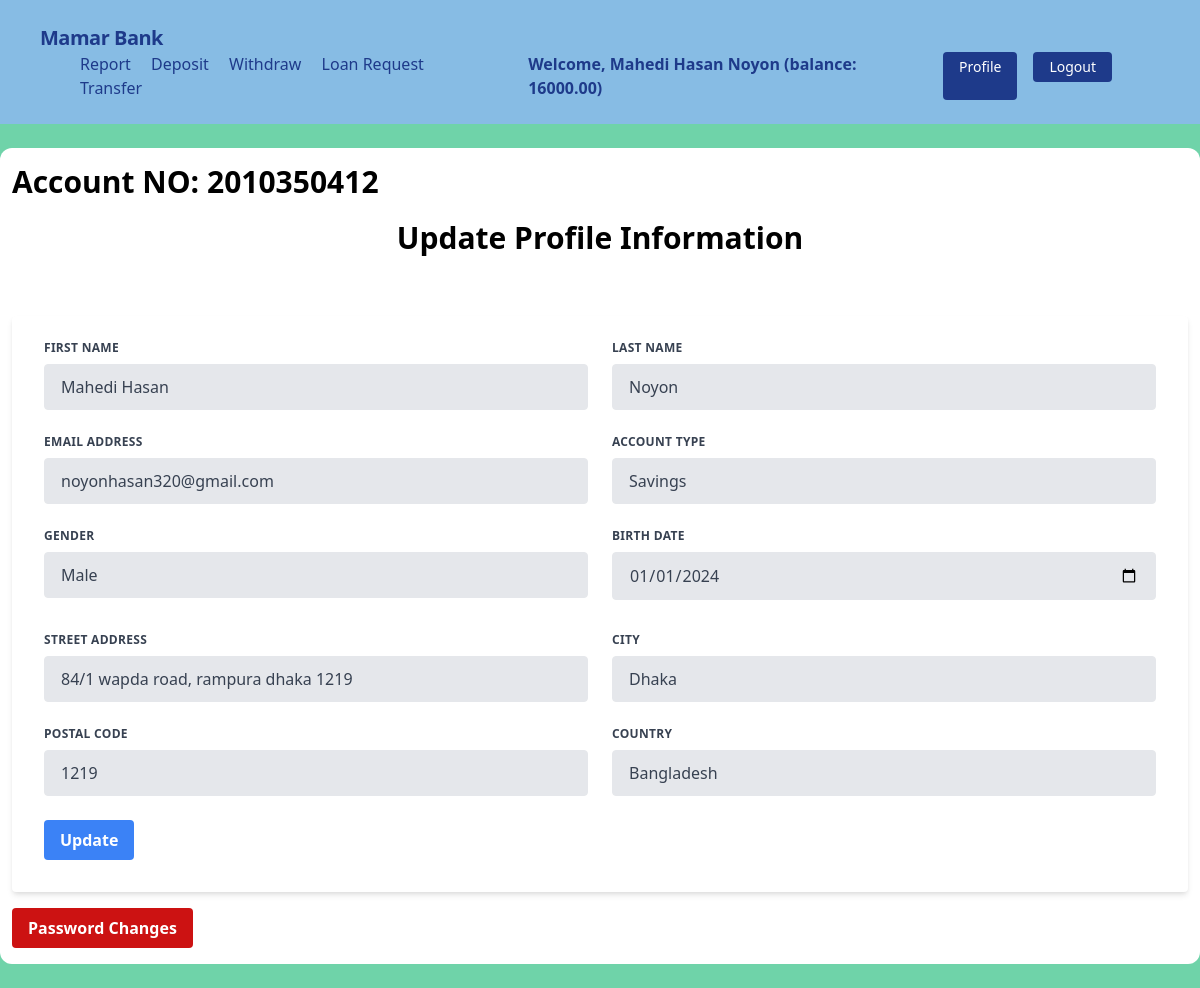
The page /accounts/profile/ (signed in) on the database its author committed.
### accounts/models.py (models this page shows, shortened)
class UserBankAccount(models.Model):
        user = models.OneToOneField(User,related_name='account',on_delete=models.CASCADE)
        account_type=models.CharField(max_length=50,choices=Account_type)
        account_No=models.IntegerField(unique=True)
        birth_date=models.DateField(null=True,blank=True)
        gender=models.CharField(max_length=50,choices=Gender_type)
        initial_deposit_date=models.DateField(auto_now_add=True)
        balance=models.DecimalField(default=0,max_digits=12,decimal_places=2)

class UserAddress(models.Model):
        user=models.OneToOneField(User,related_name='address',on_delete=models.CASCADE)
        street_address=models.CharField(max_length=100)
        city=models.CharField(max_length=100)
        postal_code=models.IntegerField()
        country=models.CharField(max_length=100)

### accounts/views.py (the view, shortened to what this page needs)
# urls.py: path('profile/',views.UserBankAccountUpdateView.as_view(),name='profile'),
class UserBankAccountUpdateView(LoginRequiredMixin,View):
    template_name = 'accounts/profile.html'
    def get(self, request):
        form = UserUpdateFrom(instance=request.user)
        return render(request, self.template_name, {'form': form})

### accounts/templates/accounts/profile.html (shortened to what this page needs)
{% extends 'base.html' %} {% load static %} {% block head_title %}Banking System{% endblock %} {% block content %}
<div class="bg-white px-3 py-4 rounded-xl my-6 " >
    <h4 class="font-bold text-3xl text-left pb-5">Account NO: {{request.user.account.account_No}}</h4>
    <h1 class="font-bold text-3xl text-center pb-5">Update Profile Information</h1>
    <div class="w-full mt-10">
        <form method="post" class="bg-white shadow-md rounded px-8 pt-6 pb-8 mb-4">
            <div class="flex flex-wrap -mx-3 mb-6">
                <div class="w-full md:w-1/2 px-3 mb-6 md:mb-0">
                    <label class="block uppercase tracking-wide text-gray-700 text-xs font-bold mb-2" for="{{ form.first_name.id_for_label }}">
                        {{ form.first_name.label }}
                    </label> {{ form.first_name }}
                </div>
                <div class="w-full md:w-1/2 px-3">
                    <label class="block uppercase tracking-wide text-gray-700 text-xs font-bold mb-2" for="{{ form.last_name.id_for_label }}">
                        {{ form.last_name.label }}
                    </label> {{ form.last_name }}
                </div>
            </div>
            <div class="flex flex-wrap -mx-3 mb-6">
                <div class="w-full md:w-1/2 px-3 mb-6 md:mb-0">
                    <label class="block uppercase tracking-wide text-gray-700 text-xs font-bold mb-2" for="{{ form.email.id_for_label }}">
                        {{ form.email.label }}
                    </label> {{ form.email }}
                </div>
                <div class="w-full md:w-1/2 px-3 mb-6 md:mb-0">
                    <label class="block uppercase tracking-wide text-gray-700 text-xs font-bold mb-2" for="{{ form.account_type.id_for_label }}">
                        {{ form.account_type.label }}
                    </label> {{ form.account_type }}
                </div>
            </div>
            <div class="flex flex-wrap -mx-3 mb-6">
                <div class="w-full md:w-1/2 px-3 mb-6 md:mb-0">
                    <label class="block uppercase tracking-wide text-gray-700 text-xs font-bold mb-2" for="{{ form.gender.id_for_label }}">
                        {{ form.gender.label }}
                    </label> {{ form.gender }}
                </div>
                <div class="w-full md:w-1/2 px-3 mb-6 md:mb-0">
                    <label class="block uppercase tracking-wide text-gray-700 text-xs font-bold mb-2" for="{{ form.birth_date.id_for_label }}">
                        {{ form.birth_date.label }}
                    </label> {{ form.birth_date }}
                </div>
            </div>
            <div class="flex flex-wrap -mx-3">
                <div class="w-full md:w-1/2 px-3 mb-6 md:mb-0">
                </div>
                <div class="w-full md:w-1/2 px-3 mb-6 md:mb-0">
                </div>
            </div>
            <div class="flex flex-wrap -mx-3 mb-6">
                <div class="w-full md:w-1/2 px-3 mb-6 md:mb-0">
                    <label class="block uppercase tracking-wide text-gray-700 text-xs font-bold mb-2" for="{{ form.street_address.id_for_label }}">
                        {{ form.street_address.label }}
                    </label> {{ form.street_address }}
                </div>
                <div class="w-full md:w-1/2 px-3">
                    <label class="block uppercase tracking-wide text-gray-700 text-xs font-bold mb-2" for="{{ form.city.id_for_label }}">
                        {{ form.city.label }}
                    </label> {{ form.city }}
                </div>
            </div>
            <div class="flex flex-wrap -mx-3 mb-6">
                <div class="w-full md:w-1/2 px-3 mb-6 md:mb-0">
                    <label class="block uppercase tracking-wide text-gray-700 text-xs font-bold mb-2" for="{{ form.postal_code.id_for_label }}">
                        {{ form.postal_code.label }}
                    </label> {{ form.postal_code }}
                </div>
                <div class="w-full md:w-1/2 px-3">
                    <label class="block uppercase tracking-wide text-gray-700 text-xs font-bold mb-2" for="{{ form.country.id_for_label }}">
                        {{ form.country.label }}
                    </label> {{ form.country }}
                </div>
            </div>
            <div class="flex items-center justify-between">
                <button class="bg-blue-500 hover:bg-blue-700 text-white font-bold py-2 px-4 rounded focus:outline-none focus:shadow-outline" type="submit">
                    Update
                </button>
            </div>
            </div>
        <div class="flex items-center justify-between">
            <a style="background-color: #cc1212;" href="{% url "changes" %}" class=" hover:bg-blue-700 text-white font-bold py-2 px-4 rounded focus:outline-none focus:shadow-outline" type="submit">
                Password Changes
            </a>
    </div>
</div>
{% endblock %}

### core/templates/base.html (shortened to what this page needs)
<!DOCTYPE html>
<html lang="en">
<head>
    <link rel="stylesheet" href="https://unpkg.com/tailwindcss@2.0.1/dist/tailwind.min.css">
</head>
<body style="background-color: #6fd3a9;">
     {% include "navbar.html" %}
    {% block content %}
    {% endblock content %}
</body>
</html>

### core/templates/navbar.html (shortened to what this page needs)
<nav class="flex items-center justify-between flex-wrap p-6 px-10" style="background-color: #87bce4;">
    <div class="flex items-center flex-shrink-0 text-white mr-6">
        <span class="font-semibold text-xl tracking-tight text-blue-900"><a href="/">Mamar Bank</a></span>
    </div>
    <div id="nav-content" class="w-full block flex-grow lg:flex lg:items-center lg:w-auto px-10 hidden lg:block">
        {% if request.user.is_authenticated %}
            <div class="text-md lg:flex-grow">
                <a href="{% url 'transaction_report' %}" class="block mt-4 lg:inline-block lg:mt-0 text-blue-900 hover:text-red-900 hover:font-black mr-4">Report</a>
                <a href="{% url 'deposit_money' %}" class="block mt-4 lg:inline-block lg:mt-0 text-blue-900 hover:text-red-900 hover:font-black mr-4">Deposit</a>
                <a href="{% url 'withdraw_money' %}" class="block mt-4 lg:inline-block lg:mt-0 text-blue-900 hover:text-red-900 hover:font-black mr-4">Withdraw</a>
                <a href="{% url 'loan_request' %}" class="block mt-4 lg:inline-block lg:mt-0 text-blue-900 hover:text-red-900 hover:font-black mr-4">Loan Request</a>
                <a href="{% url 'transfer' %}" class="block mt-4 lg:inline-block lg:mt-0 text-blue-900 hover:text-red-900 hover:font-black mr-4">Transfer</a>
            </div>
            <div class="flex w-auto">
                <div class="text-blue-900 my-auto font-black px-5">Welcome, {{ request.user.first_name }} {{ request.user.last_name }} (balance: {{ request.user.account.balance }})</div>
                <a href="{% url 'profile' %}" class="mx-2 inline-block font-medium text-sm px-4 py-2 leading-none bg-blue-900 rounded text-white border-white hover:border-transparent hover:text-dark hover:bg-red-700 mt-4 lg:mt-0">Profile</a>
                <form action="{% url 'logout' %}" method="post" class="mx-2 mt-4 lg:mt-0">
                    <button type="submit" class="inline-block font-medium text-sm px-4 py-2 leading-none bg-blue-900 rounded text-white border-white hover:border-transparent hover:text-dark hover:bg-red-700">Logout</button>
                </form>
            </div>
        {% endif %}
    </div>
</nav>

### rows shown on the page
UserAddress: street_address "84/1 wapda road, rampura dhaka 1219", city "Dhaka", country "Bangladesh"

### other values the page prints
{{ request.user.first_name }} "Mahedi Hasan"
{{ request.user.last_name }} "Noyon"
{{ request.user.account.balance }} "16000.00"
{{ request.user.account.account_No }} "2010350412"
